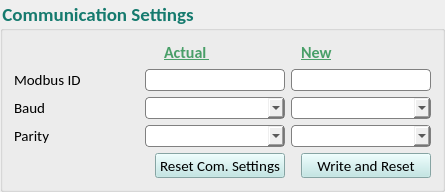
           <widget class="QGroupBox" name="ComSet_5">
            <property name="sizePolicy">
             <sizepolicy hsizetype="Fixed" vsizetype="Preferred">
              <horstretch>0</horstretch>
              <verstretch>0</verstretch>
             </sizepolicy>
            </property>
            <property name="minimumSize">
             <size>
              <width>441</width>
              <height>0</height>
             </size>
            </property>
            <property name="maximumSize">
             <size>
              <width>16777215</width>
              <height>200</height>
             </size>
            </property>
            <property name="font">
             <font>
              <family>Calibri</family>
              <pointsize>14</pointsize>
              <weight>75</weight>
              <bold>true</bold>
              <kerning>true</kerning>
             </font>
            </property>
            <property name="styleSheet">
             <string notr="true">color: #157A6E;
background:none;</string>
            </property>
            <property name="title">
             <string>Communication Settings</string>
            </property>
            <layout class="QGridLayout" name="gridLayout_156">
             <item row="5" column="0">
              <spacer name="verticalSpacer_8">
               <property name="minimumSize">
                <size>
                 <width>417</width>
                 <height>0</height>
                </size>
               </property>
               <property name="maximumSize">
                <size>
                 <width>417</width>
                 <height>0</height>
                </size>
               </property>
               <property name="orientation">
                <enum>Qt::Vertical</enum>
               </property>
               <property name="sizeHint" stdset="0">
                <size>
                 <width>20</width>
                 <height>40</height>
                </size>
               </property>
              </spacer>
             </item>
             <item row="4" column="0">
              <layout class="QGridLayout" name="gridLayout_158">
               <item row="0" column="0">
                <spacer name="horizontalSpacer_17">
                 <property name="minimumSize">
                  <size>
                   <width>124</width>
                   <height>17</height>
                  </size>
                 </property>
                 <property name="maximumSize">
                  <size>
                   <width>124</width>
                   <height>17</height>
                  </size>
                 </property>
                 <property name="orientation">
                  <enum>Qt::Horizontal</enum>
                 </property>
                 <property name="sizeHint" stdset="0">
                  <size>
                   <width>40</width>
                   <height>20</height>
                  </size>
                 </property>
                </spacer>
               </item>
               <item row="0" column="1">
                <widget class="QPushButton" name="Reset_Com_Settings">
                 <property name="sizePolicy">
                  <sizepolicy hsizetype="Fixed" vsizetype="Fixed">
                   <horstretch>0</horstretch>
                   <verstretch>0</verstretch>
                  </sizepolicy>
                 </property>
                 <property name="minimumSize">
                  <size>
                   <width>130</width>
                   <height>22</height>
                  </size>
                 </property>
                 <property name="maximumSize">
                  <size>
                   <width>150</width>
                   <height>25</height>
                  </size>
                 </property>
                 <property name="font">
                  <font>
                   <family>Calibri</family>
                   <pointsize>11</pointsize>
                   <weight>50</weight>
                   <bold>false</bold>
                   <kerning>true</kerning>
                  </font>
                 </property>
                 <property name="cursor">
                  <cursorShape>PointingHandCursor</cursorShape>
                 </property>
                 <property name="styleSheet">
                  <string notr="true">background-color:#BBE6E4;color: rgb(0,0,0);</string>
                 </property>
                 <property name="text">
                  <string>Reset Com. Settings</string>
                 </property>
                </widget>
               </item>
               <item row="0" column="3">
                <widget class="QPushButton" name="ComButWriteAndResetBuuton">
                 <property name="sizePolicy">
                  <sizepolicy hsizetype="Fixed" vsizetype="Fixed">
                   <horstretch>0</horstretch>
                   <verstretch>0</verstretch>
                  </sizepolicy>
                 </property>
                 <property name="minimumSize">
                  <size>
                   <width>130</width>
                   <height>22</height>
                  </size>
                 </property>
                 <property name="maximumSize">
                  <size>
                   <width>150</width>
                   <height>25</height>
                  </size>
                 </property>
                 <property name="font">
                  <font>
                   <family>Calibri</family>
                   <pointsize>11</pointsize>
                   <weight>50</weight>
                   <bold>false</bold>
                  </font>
                 </property>
                 <property name="cursor">
                  <cursorShape>PointingHandCursor</cursorShape>
                 </property>
                 <property name="styleSheet">
                  <string notr="true">background-color:#BBE6E4;color: rgb(0,0,0);</string>
                 </property>
                 <property name="text">
                  <string>Write and Reset</string>
                 </property>
                </widget>
               </item>
               <item row="0" column="2">
                <spacer name="horizontalSpacer_18">
                 <property name="minimumSize">
                  <size>
                   <width>10</width>
                   <height>17</height>
                  </size>
                 </property>
                 <property name="maximumSize">
                  <size>
                   <width>10</width>
                   <height>17</height>
                  </size>
                 </property>
                 <property name="orientation">
                  <enum>Qt::Horizontal</enum>
                 </property>
                 <property name="sizeType">
                  <enum>QSizePolicy::Fixed</enum>
                 </property>
                 <property name="sizeHint" stdset="0">
                  <size>
                   <width>10</width>
                   <height>20</height>
                  </size>
                 </property>
                </spacer>
               </item>
              </layout>
             </item>
             <item row="2" column="0">
              <layout class="QGridLayout" name="gridLayout_161">
               <item row="0" column="0">
                <widget class="QLabel" name="BaudL_7">
                 <property name="sizePolicy">
                  <sizepolicy hsizetype="Preferred" vsizetype="Preferred">
                   <horstretch>0</horstretch>
                   <verstretch>0</verstretch>
                  </sizepolicy>
                 </property>
                 <property name="minimumSize">
                  <size>
                   <width>80</width>
                   <height>22</height>
                  </size>
                 </property>
                 <property name="maximumSize">
                  <size>
                   <width>80</width>
                   <height>22</height>
                  </size>
                 </property>
                 <property name="font">
                  <font>
                   <family>Calibri</family>
                   <pointsize>11</pointsize>
                   <weight>50</weight>
                   <bold>false</bold>
                  </font>
                 </property>
                 <property name="styleSheet">
                  <string notr="true">color: rgb(0,0,0);</string>
                 </property>
                 <property name="text">
                  <string>Baud</string>
                 </property>
                </widget>
               </item>
               <item row="0" column="2">
                <widget class="QComboBox" name="BaudComboBoxActual">
                 <property name="minimumSize">
                  <size>
                   <width>140</width>
                   <height>22</height>
                  </size>
                 </property>
                 <property name="maximumSize">
                  <size>
                   <width>140</width>
                   <height>22</height>
                  </size>
                 </property>
                 <property name="font">
                  <font>
                   <family>Calibri</family>
                   <pointsize>11</pointsize>
                   <weight>50</weight>
                   <bold>false</bold>
                  </font>
                 </property>
                 <property name="styleSheet">
                  <string notr="true">border: 1px solid gray;
border-radius: 4px;
color:rgb(0,0,0);</string>
                 </property>
                </widget>
               </item>
               <item row="0" column="3">
                <widget class="QComboBox" name="BaudComboboxNew">
                 <property name="minimumSize">
                  <size>
                   <width>140</width>
                   <height>22</height>
                  </size>
                 </property>
                 <property name="maximumSize">
                  <size>
                   <width>140</width>
                   <height>22</height>
                  </size>
                 </property>
                 <property name="font">
                  <font>
                   <family>Calibri</family>
                   <pointsize>11</pointsize>
                   <weight>50</weight>
                   <bold>false</bold>
                  </font>
                 </property>
                 <property name="styleSheet">
                  <string notr="true">border: 1px solid gray;
border-radius: 4px;
color:rgb(0,0,0);</string>
                 </property>
                </widget>
               </item>
               <item row="0" column="1">
                <spacer name="horizontalSpacer_21">
                 <property name="orientation">
                  <enum>Qt::Horizontal</enum>
                 </property>
                 <property name="sizeHint" stdset="0">
                  <size>
                   <width>40</width>
                   <height>20</height>
                  </size>
                 </property>
                </spacer>
               </item>
              </layout>
             </item>
             <item row="1" column="0">
              <layout class="QGridLayout" name="gridLayout_157">
               <item row="0" column="3">
                <widget class="QLineEdit" name="ModBusActual">
                 <property name="sizePolicy">
                  <sizepolicy hsizetype="Preferred" vsizetype="Fixed">
                   <horstretch>0</horstretch>
                   <verstretch>0</verstretch>
                  </sizepolicy>
                 </property>
                 <property name="minimumSize">
                  <size>
                   <width>140</width>
                   <height>22</height>
                  </size>
                 </property>
                 <property name="maximumSize">
                  <size>
                   <width>140</width>
                   <height>22</height>
                  </size>
                 </property>
                 <property name="font">
                  <font>
                   <family>Calibri</family>
                   <pointsize>11</pointsize>
                   <weight>50</weight>
                   <bold>false</bold>
                  </font>
                 </property>
                 <property name="styleSheet">
                  <string notr="true">border: 1px solid gray;
border-radius: 4px;
color: rgb(0,0,0);</string>
                 </property>
                </widget>
               </item>
               <item row="0" column="2">
                <widget class="QLineEdit" name="ModBusNew">
                 <property name="enabled">
                  <bool>true</bool>
                 </property>
                 <property name="sizePolicy">
                  <sizepolicy hsizetype="Preferred" vsizetype="Fixed">
                   <horstretch>0</horstretch>
                   <verstretch>0</verstretch>
                  </sizepolicy>
                 </property>
                 <property name="minimumSize">
                  <size>
                   <width>140</width>
                   <height>22</height>
                  </size>
                 </property>
                 <property name="maximumSize">
                  <size>
                   <width>140</width>
                   <height>22</height>
                  </size>
                 </property>
                 <property name="font">
                  <font>
                   <family>Calibri</family>
                   <pointsize>11</pointsize>
                   <weight>50</weight>
                   <bold>false</bold>
                  </font>
                 </property>
                 <property name="styleSheet">
                  <string notr="true">border: 1px solid gray;
border-radius: 4px;
color: rgb(0,0,0);</string>
                 </property>
                </widget>
               </item>
               <item row="0" column="0">
                <widget class="QLabel" name="ModBusIDL_4">
                 <property name="sizePolicy">
                  <sizepolicy hsizetype="Preferred" vsizetype="Preferred">
                   <horstretch>0</horstretch>
                   <verstretch>0</verstretch>
                  </sizepolicy>
                 </property>
                 <property name="minimumSize">
                  <size>
                   <width>80</width>
                   <height>22</height>
                  </size>
                 </property>
                 <property name="maximumSize">
                  <size>
                   <width>80</width>
                   <height>22</height>
                  </size>
                 </property>
                 <property name="font">
                  <font>
                   <family>Calibri</family>
                   <pointsize>11</pointsize>
                   <weight>50</weight>
                   <bold>false</bold>
                  </font>
                 </property>
                 <property name="styleSheet">
                  <string notr="true">color: rgb(0,0,0);</string>
                 </property>
                 <property name="text">
                  <string>Modbus ID</string>
                 </property>
                </widget>
               </item>
               <item row="0" column="1">
                <spacer name="horizontalSpacer_14">
                 <property name="orientation">
                  <enum>Qt::Horizontal</enum>
                 </property>
                 <property name="sizeHint" stdset="0">
                  <size>
                   <width>40</width>
                   <height>20</height>
                  </size>
                 </property>
                </spacer>
               </item>
              </layout>
             </item>
             <item row="0" column="0">
              <layout class="QGridLayout" name="gridLayout_160">
               <item row="0" column="1">
                <widget class="QLabel" name="NewL_5">
                 <property name="minimumSize">
                  <size>
                   <width>0</width>
                   <height>0</height>
                  </size>
                 </property>
                 <property name="maximumSize">
                  <size>
                   <width>16777215</width>
                   <height>16777215</height>
                  </size>
                 </property>
                 <property name="font">
                  <font>
                   <family>Calibri</family>
                   <pointsize>12</pointsize>
                   <weight>75</weight>
                   <bold>true</bold>
                   <underline>true</underline>
                  </font>
                 </property>
                 <property name="styleSheet">
                  <string notr="true">color: #499F68;</string>
                 </property>
                 <property name="frameShape">
                  <enum>QFrame::NoFrame</enum>
                 </property>
                 <property name="text">
                  <string>Actual </string>
                 </property>
                </widget>
               </item>
               <item row="0" column="2">
                <widget class="QLabel" name="ActulaL_5">
                 <property name="minimumSize">
                  <size>
                   <width>0</width>
                   <height>0</height>
                  </size>
                 </property>
                 <property name="maximumSize">
                  <size>
                   <width>16777215</width>
                   <height>16777215</height>
                  </size>
                 </property>
                 <property name="font">
                  <font>
                   <family>Calibri</family>
                   <pointsize>12</pointsize>
                   <weight>75</weight>
                   <bold>true</bold>
                   <underline>true</underline>
                  </font>
                 </property>
                 <property name="styleSheet">
                  <string notr="true">color: #499F68;</string>
                 </property>
                 <property name="text">
                  <string>New</string>
                 </property>
                </widget>
               </item>
               <item row="0" column="0">
                <spacer name="horizontalSpacer_20">
                 <property name="orientation">
                  <enum>Qt::Horizontal</enum>
                 </property>
                 <property name="sizeType">
                  <enum>QSizePolicy::Fixed</enum>
                 </property>
                 <property name="sizeHint" stdset="0">
                  <size>
                   <width>150</width>
                   <height>20</height>
                  </size>
                 </property>
                </spacer>
               </item>
              </layout>
             </item>
             <item row="3" column="0">
              <layout class="QGridLayout" name="gridLayout_159">
               <item row="0" column="0">
                <widget class="QLabel" name="BaudL_6">
                 <property name="sizePolicy">
                  <sizepolicy hsizetype="Preferred" vsizetype="Preferred">
                   <horstretch>0</horstretch>
                   <verstretch>0</verstretch>
                  </sizepolicy>
                 </property>
                 <property name="minimumSize">
                  <size>
                   <width>80</width>
                   <height>22</height>
                  </size>
                 </property>
                 <property name="maximumSize">
                  <size>
                   <width>80</width>
                   <height>22</height>
                  </size>
                 </property>
                 <property name="font">
                  <font>
                   <family>Calibri</family>
                   <pointsize>11</pointsize>
                   <weight>50</weight>
                   <bold>false</bold>
                  </font>
                 </property>
                 <property name="styleSheet">
                  <string notr="true">color: rgb(0,0,0);</string>
                 </property>
                 <property name="text">
                  <string>Parity</string>
                 </property>
                </widget>
               </item>
               <item row="0" column="3">
                <widget class="QComboBox" name="ParityNew">
                 <property name="minimumSize">
                  <size>
                   <width>140</width>
                   <height>22</height>
                  </size>
                 </property>
                 <property name="maximumSize">
                  <size>
                   <width>140</width>
                   <height>22</height>
                  </size>
                 </property>
                 <property name="font">
                  <font>
                   <family>Calibri</family>
                   <pointsize>11</pointsize>
                   <weight>50</weight>
                   <bold>false</bold>
                  </font>
                 </property>
                 <property name="styleSheet">
                  <string notr="true">border: 1px solid gray;
border-radius: 4px;
color:rgb(0,0,0);</string>
                 </property>
                </widget>
               </item>
               <item row="0" column="2">
                <widget class="QComboBox" name="ParityActual">
                 <property name="minimumSize">
                  <size>
                   <width>140</width>
                   <height>22</height>
                  </size>
                 </property>
                 <property name="maximumSize">
                  <size>
                   <width>140</width>
                   <height>22</height>
                  </size>
                 </property>
                 <property name="font">
                  <font>
                   <family>Calibri</family>
                   <pointsize>11</pointsize>
                   <weight>50</weight>
                   <bold>false</bold>
                  </font>
                 </property>
                 <property name="styleSheet">
                  <string notr="true">border: 1px solid gray;
border-radius: 4px;
color:rgb(0,0,0);</string>
                 </property>
                </widget>
               </item>
               <item row="0" column="1">
                <spacer name="horizontalSpacer_19">
                 <property name="orientation">
                  <enum>Qt::Horizontal</enum>
                 </property>
                 <property name="sizeHint" stdset="0">
                  <size>
                   <width>40</width>
                   <height>20</height>
                  </size>
                 </property>
                </spacer>
               </item>
              </layout>
             </item>
            </layout>
           </widget>
